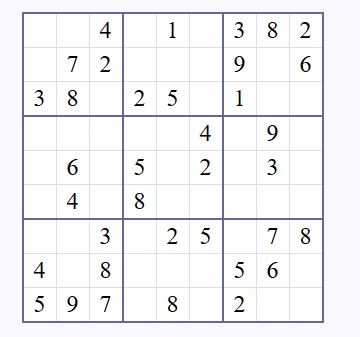
#> input picture data/test/test3.JPG, 360 x 337 px
$ python -i solver.py   (imports and definitions only)   (older library calls are emulated)
#> lines starting #> are read from the running program, lines starting #| are printed output that depends on the picture; after the words box and inside, x2 and y2 are one past the last pixel; in counts of white or black regions, pixels touching at a corner belong together
import cv2
import numpy as np
import sudoku

# [7 lines left out: function get_clf, not called in this run]


def transform_warp_img(sud_cnt,img,thresh):
    mask = np.zeros(img.shape[0:2], dtype=np.uint8)
    cv2.drawContours(mask, [sud_cnt], -1, 255, -1)
    im = thresh.copy()
    im[mask == 0] = 0
    peri = cv2.arcLength(sud_cnt, True)
    approx = cv2.approxPolyDP(sud_cnt, 0.02 * peri, True)
    points = approx.reshape(4, 2)
    order = np.zeros((4, 2), dtype=np.float32)
    s = np.sum(points, axis=1)
    order[0] = points[np.argmin(s)]
    order[2] = points[np.argmax(s)]
    d = np.diff(points, axis=1)
    order[1] = points[np.argmin(d)]
    order[3] = points[np.argmax(d)]

    w1 = np.sqrt((order[1][0] - order[0][0]) ** 2 + (order[1][1] - order[0][1]) ** 2)
    w2 = np.sqrt((order[2][0] - order[3][0]) ** 2 + (order[2][1] - order[3][1]) ** 2)

    h1 = np.sqrt((order[0][0] - order[3][0]) ** 2 + (order[0][1] - order[3][1]) ** 2)
    h2 = np.sqrt((order[1][0] - order[2][0]) ** 2 + (order[1][1] - order[2][1]) ** 2)

    finw = max(int(w1), int(w2))
    finh = max(int(h1), int(h2))
    finp = np.array([[0, 0], [finw, 0], [finw, finh], [0, finh]], dtype=np.float32)

    trans = cv2.getPerspectiveTransform(src=order, dst=finp)
    warp = cv2.warpPerspective(img, trans, (finw, finh))
    warp = cv2.resize(warp, (450, 450))
    return warp

def get_roi(testfile):
#> called with testfile = 'data/test/test3.JPG'
    img = cv2.imread(testfile)
#> img is the input picture: shape (337, 360, 3); mean B, G, R 244.9, 242.3, 242.4
    gray = cv2.cvtColor(img,cv2.COLOR_BGR2GRAY)
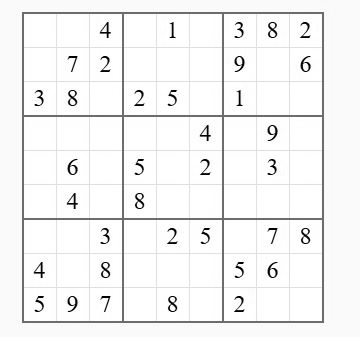
#> gray: shape (337, 360); min 0, max 255, mean 242.7

    gray = cv2.bilateralFilter(gray, 11, 17, 17)
    thresh = cv2.adaptiveThreshold(gray,255,1,1,11,2)
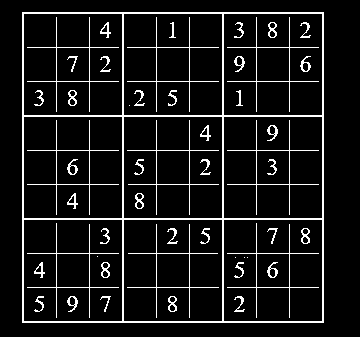
#> thresh: shape (337, 360); 8.6% white in thin lines or dots, all inside (x1, y1, x2, y2) = (22, 12, 324, 323)

    _,cnts,_ = cv2.findContours(thresh,cv2.RETR_LIST , cv2.CHAIN_APPROX_SIMPLE)
#> cnts = 96 contours, 11 with area under 20; largest, box (x1, y1, x2, y2) and area: (22, 12, 324, 323) 93310, (223, 219, 323, 322) 10096, (123, 219, 223, 322) 10096, (23, 219, 123, 322) 10096, (223, 116, 323, 219) 10096

    sud_area = 0
    sud_cnt = None

    for cnt in cnts:
        peri = cv2.arcLength(cnt, True)
        approx = cv2.approxPolyDP(cnt, 0.02 * peri, True)
        if(len(approx)==4):
            x,y,w,h = cv2.boundingRect(cnt)
            area = cv2.contourArea(cnt)
            if(0.7 < float(w)/h < 1.3 and area > 150*150 and area > sud_area and area > 0.5 *w * h):
                sud_area = area
                sud_cnt = cnt
#> this loop made 96 passes
#> (peri, x, y, w, h, area, sud_area, sud_cnt) on pass 96: (1222, 22, 12, 302, 311, 93310, 93310, [[22, 12], [22, 322], [323, 322], [323, 12]])
#> (peri, approx, x, y, w, h, area) on passes 23, 24, 25, 36, 37, 38: (131.7, [[256, 254], [288, 253], [289, 286], [257, 287]], 256, 253, 34, 35, 1120), (131.7, [[156, 254], [188, 253], [189, 286], [157, 287]], 156, 253, 34, 35, 1120), (131.7, [[56, 254], [88, 253], [89, 286], [57, 287]], 56, 253, 34, 35, 1120), (399.7, [[224, 219], [322, 220], [321, 321], [223, 320]], 223, 219, 100, 103, 10096), (399.7, [[124, 219], [222, 220], [221, 321], [123, 320]], 123, 219, 100, 103, 10096), (399.7, [[24, 219], [122, 220], [121, 321], [23, 320]], 23, 219, 100, 103, 10096)
#> after the loop, sud_area = 93310

    if sud_cnt is not None:
        warp = transform_warp_img(sud_cnt,img,thresh)
#> in transform_warp_img, `cv2.drawContours(mask, [sud_cnt], -1, 255, -1)`:
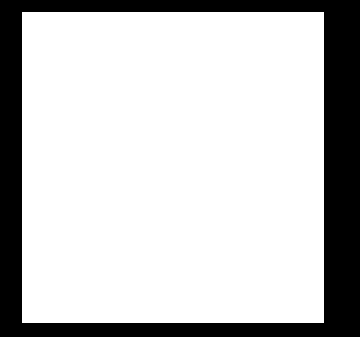
#> mask: shape (337, 360); 77.4% white; 1 black region, box (x1, y1, x2, y2) and area: (0, 0, 360, 337) 27398
#> in transform_warp_img, `peri = cv2.arcLength(sud_cnt, True)`: peri = 1222
#> in transform_warp_img, `approx = cv2.approxPolyDP(sud_cnt, 0.02 * peri, True)`: approx = [[22, 12], [22, 322], [323, 322], [323, 12]]
#> in transform_warp_img, `s = np.sum(points, axis=1)`: s = [34, 344, 645, 335]
#> in transform_warp_img, `d = np.diff(points, axis=1)`: d = [-10, 300, -1, -311]
#> in transform_warp_img, `warp = cv2.warpPerspective(img, trans, (finw, finh))`:
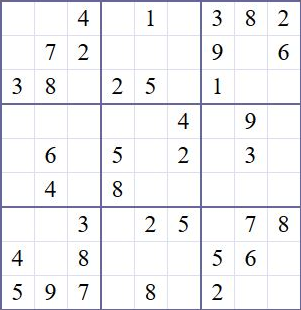
#> warp: shape (310, 301, 3); mean B, G, R 242.9, 241.3, 241.2
#> in transform_warp_img, `warp = cv2.resize(warp, (450, 450))`:
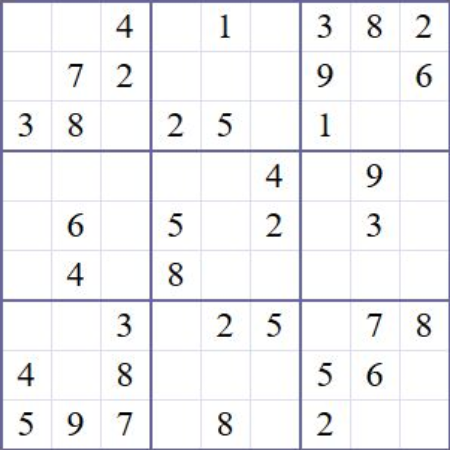
#> warp: shape (450, 450, 3); mean B, G, R 242.9, 241.2, 241.2
        return warp
    else:
        return None


# [37 lines left out: functions process_and_get_sud, save_sol, not called in this run]

# [13 lines not run here, left out]

>>> result = get_roi('data/test/test3.JPG')

$ run again, on data/test/test1.JPG
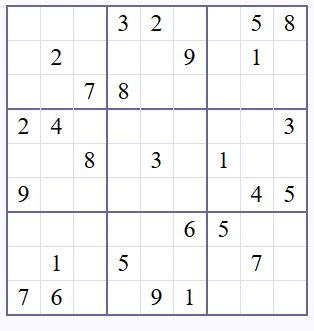
#> input picture data/test/test1.JPG, 314 x 331 px
#> in get_roi, img is the input picture: shape (331, 314, 3); mean B, G, R 244.7, 242.5, 242.6
#> in get_roi, `thresh = cv2.adaptiveThreshold(gray,255,1,1,11,2)`:
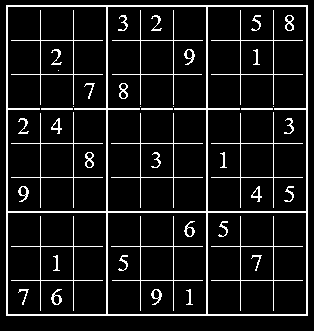
#> thresh: shape (331, 314); 9.4% white in thin lines or dots
#> cnts = 78 contours, 10 with area under 20; largest, box (x1, y1, x2, y2) and area: (6, 5, 308, 316) 93310, (207, 6, 307, 212) 20227, (107, 6, 207, 212) 20227, (7, 6, 107, 212) 20227, (207, 212, 307, 315) 10096
#> the loop in get_roi, `for cnt in cnts:` made 78 passes
#> (peri, x, y, w, h, area, sud_area, sud_cnt) on pass 78: (1222, 6, 5, 302, 311, 93310, 93310, [[6, 5], [6, 315], [307, 315], [307, 5]])
#> after the loop in get_roi, `for cnt in cnts:`: sud_area = 93310
#> mask: shape (331, 314); 90.4% white; 1 black region, box (x1, y1, x2, y2) and area: (0, 0, 314, 331) 10012
#> in transform_warp_img, `peri = cv2.arcLength(sud_cnt, True)`: peri = 1222
#> in transform_warp_img, `approx = cv2.approxPolyDP(sud_cnt, 0.02 * peri, True)`: approx = [[6, 5], [6, 315], [307, 315], [307, 5]]
#> s = [11, 321, 622, 312]
#> d = [-1, 309, 8, -302]
#> in transform_warp_img, `warp = cv2.resize(warp, (450, 450))`:
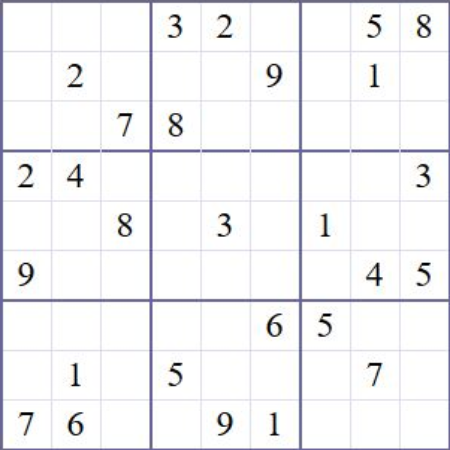
#> warp: shape (450, 450, 3); mean B, G, R 244.3, 242.7, 242.7

$ run again, on data/test/test2.JPG
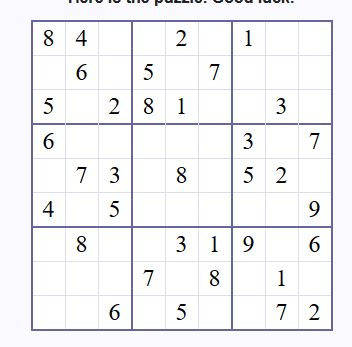
#> input picture data/test/test2.JPG, 352 x 347 px
#> in get_roi, img is the input picture: shape (347, 352, 3); mean B, G, R 244.4, 241.9, 242.2
#> in get_roi, `thresh = cv2.adaptiveThreshold(gray,255,1,1,11,2)`:
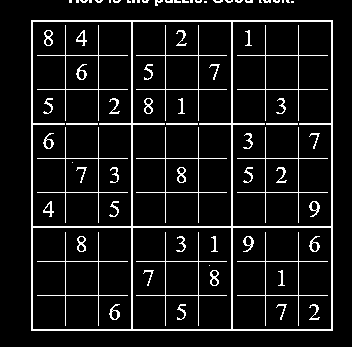
#> thresh: shape (347, 352); 8.7% white in thin lines or dots, all inside (x1, y1, x2, y2) = (31, 0, 333, 331)
#> cnts = 116 contours, 36 with area under 20; largest, box (x1, y1, x2, y2) and area: (31, 20, 333, 331) 93310, (232, 21, 332, 227) 20227, (132, 21, 232, 227) 20227, (32, 21, 132, 227) 20227, (232, 227, 332, 330) 10096
#> the loop in get_roi, `for cnt in cnts:` made 116 passes
#> (peri, x, y, w, h, area, sud_area, sud_cnt) on pass 88: (1222, 31, 20, 302, 311, 93310, 93310, [[31, 20], [31, 330], [332, 330], [332, 20]])
#> after the loop in get_roi, `for cnt in cnts:`: sud_area = 93310
#> mask: shape (347, 352); 76.9% white; 1 black region, box (x1, y1, x2, y2) and area: (0, 0, 352, 347) 28222
#> im: shape (347, 352); 8.4% white in thin lines or dots, all inside (x1, y1, x2, y2) = (31, 20, 333, 331)
#> in transform_warp_img, `peri = cv2.arcLength(sud_cnt, True)`: peri = 1222
#> in transform_warp_img, `approx = cv2.approxPolyDP(sud_cnt, 0.02 * peri, True)`: approx = [[31, 20], [31, 330], [332, 330], [332, 20]]
#> s = [51, 361, 662, 352]
#> d = [-11, 299, -2, -312]
#> in transform_warp_img, `warp = cv2.resize(warp, (450, 450))`:
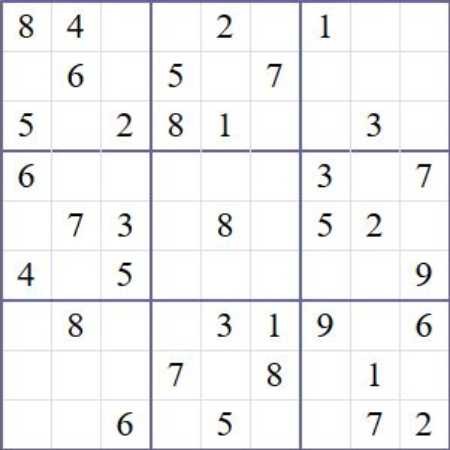
#> warp: shape (450, 450, 3); mean B, G, R 242.8, 241.5, 241.5
